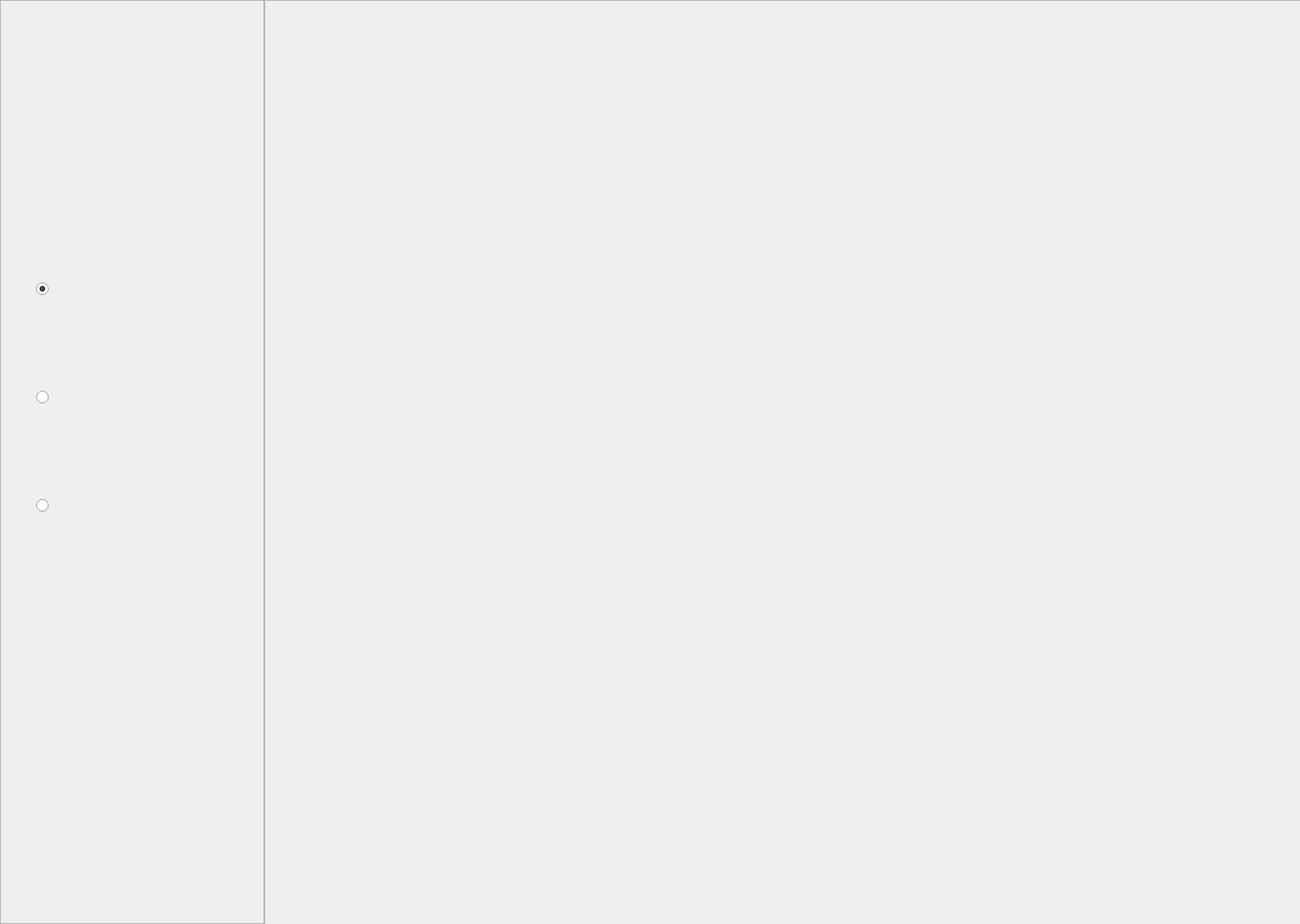
<?xml version="1.0" encoding="UTF-8"?>
<ui version="4.0">
 <class>Form</class>
 <widget class="QWidget" name="Form">
  <property name="geometry">
   <rect>
    <x>0</x>
    <y>0</y>
    <width>1441</width>
    <height>1024</height>
   </rect>
  </property>
  <property name="windowTitle">
   <string>Form</string>
  </property>
  <widget class="QFrame" name="Background">
   <property name="geometry">
    <rect>
     <x>0</x>
     <y>0</y>
     <width>293</width>
     <height>1024</height>
    </rect>
   </property>
   <property name="styleSheet">
    <string notr="true">QFrame
{
	image: url(:/background/sb.png)
}

[objectName^=&quot;b_H&quot;]::indicator::unchecked
{
	image: url(:/buttoninactive/H_0.png)
}

[objectName^=&quot;b_H&quot;]::indicator::unchecked::hover
{
	image: url(:/buttonhover/H_1.png)
}

[objectName^=&quot;b_H&quot;]::indicator::checked
{
	image: url(:/buttonactive/H_2.png)
}

[objectName^=&quot;b_R&quot;]::indicator::unchecked
{
	image:  url(:/buttoninactive/R_0.png)
}

[objectName^=&quot;b_R&quot;]::indicator::unchecked::hover
{
	image:  url(:/buttonhover/R_1.png)
}

[objectName^=&quot;b_R&quot;]::indicator::checked
{
	image: url(:/buttonactive/R_2.png)
}


[objectName^=&quot;b_F&quot;]::indicator::unchecked
{
	image:  url(:/buttoninactive/F_0.png)
}

[objectName^=&quot;b_F&quot;]::indicator::unchecked::hover
{
	image:  url(:/buttonhover/F_1.png)
}

[objectName^=&quot;b_F&quot;]::indicator::checked
{
	image: url(:/buttonactive/F_2.png)
}

</string>
   </property>
   <property name="frameShape">
    <enum>QFrame::StyledPanel</enum>
   </property>
   <property name="frameShadow">
    <enum>QFrame::Raised</enum>
   </property>
   <widget class="QRadioButton" name="b_H">
    <property name="geometry">
     <rect>
      <x>40</x>
      <y>280</y>
      <width>201</width>
      <height>81</height>
     </rect>
    </property>
    <property name="text">
     <string/>
    </property>
    <property name="checked">
     <bool>true</bool>
    </property>
   </widget>
   <widget class="QRadioButton" name="b_R">
    <property name="geometry">
     <rect>
      <x>40</x>
      <y>400</y>
      <width>201</width>
      <height>81</height>
     </rect>
    </property>
    <property name="text">
     <string/>
    </property>
   </widget>
   <widget class="QRadioButton" name="b_F">
    <property name="geometry">
     <rect>
      <x>40</x>
      <y>520</y>
      <width>201</width>
      <height>81</height>
     </rect>
    </property>
    <property name="text">
     <string/>
    </property>
   </widget>
  </widget>
  <widget class="QFrame" name="sec_frame">
   <property name="geometry">
    <rect>
     <x>293</x>
     <y>0</y>
     <width>1167</width>
     <height>1044</height>
    </rect>
   </property>
   <property name="frameShape">
    <enum>QFrame::StyledPanel</enum>
   </property>
   <property name="frameShadow">
    <enum>QFrame::Raised</enum>
   </property>
   <layout class="QHBoxLayout" name="horizontalLayout"/>
  </widget>
 </widget>
 <resources>
  <include location="../Resources/sidebar/side.qrc"/>
 </resources>
 <connections/>
</ui>
